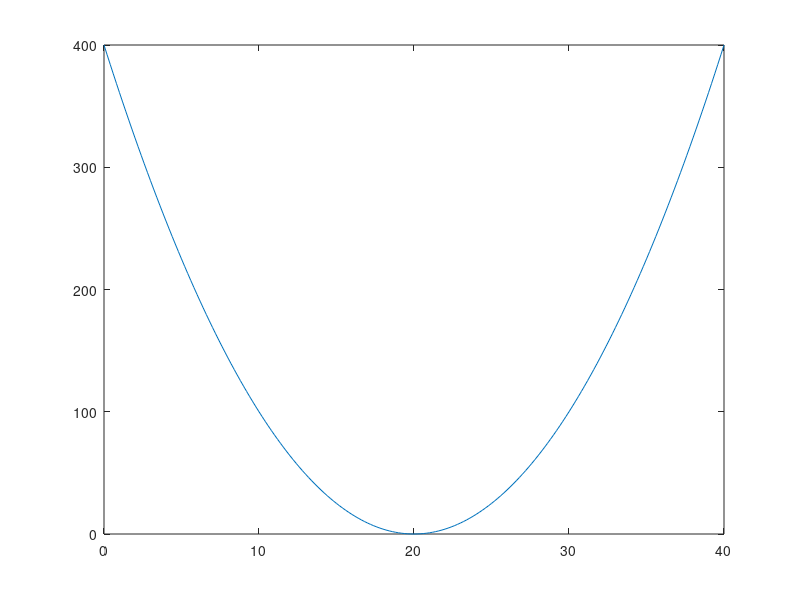

Reproduce this figure in MATLAB.
# Prevent Octave from thinking that this
# is a function file:

1;

% Define range for x values 0 - 385 with .2 increment
x = 0:0.2:40;

% Function to calculate the data
function y = createData(x_input)
    y = (x_input - 20).^2;
end

% Call the function to get y values
y = createData(x);

% Combine x and y into a matrix
data = [x', y'];

filename = 'octave-points.csv';

% Write the data to the CSV file
csvwrite(filename, data);

% Plot the results
plot(x, y);

